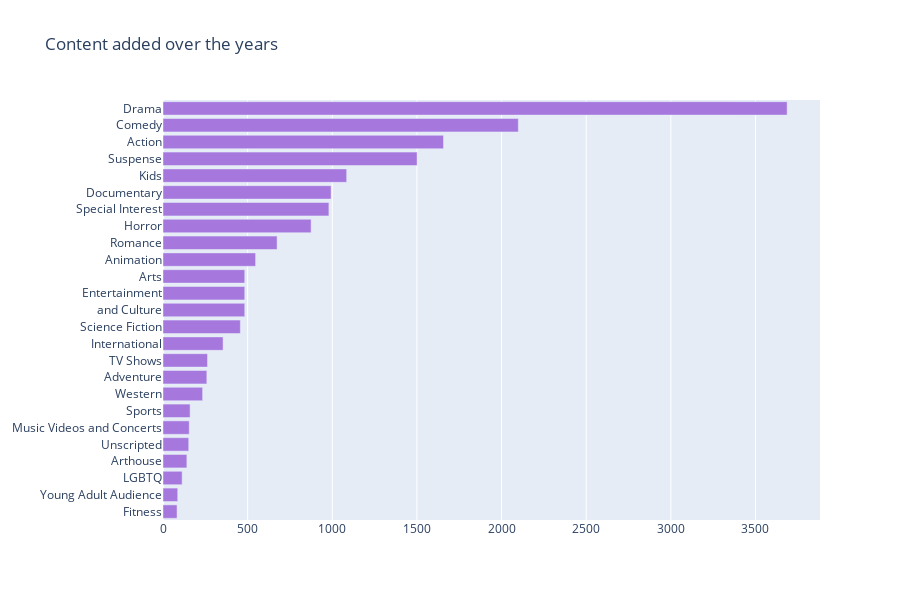

Write notebook code for a chart like this one.
### Markdown cell above
# Content of diffrent Genere added over the years

### Code cell
col = "listed_in"
categories = ", ".join(df_3['listed_in']).split(", ")
counter_list = Counter(categories).most_common(25)
labels = [_[0] for _ in counter_list][::-1]
values = [_[1] for _ in counter_list][::-1]
trace1 = go.Bar(y=labels, x=values, orientation="h", name="TV Shows", marker=dict(color="#a678de"))

data = [trace1]
layout = go.Layout(title="Content added over the years", height=600, legend=dict(x=0.1, y=1.1, orientation="h"))
fig = go.Figure(data, layout=layout)
fig.show()

### Figure 1 — Plotly figure (JSON) as saved in the notebook; plotly's stock layout.template omitted (floating-point values rounded to 4 significant figures)
{"data": [{"marker": {"color": "#a678de"}, "name": "TV Shows", "orientation": "h", "type": "bar", "x": [83, 87, 113, 141, 152, 155, 160, 234, 259, 263, 355, 457, 483, 483, 483, 547, 674, 875, 980, 993, 1085, 1501, 1657, 2099, 3687], "y": ["Fitness", "Young Adult Audience", "LGBTQ", "Arthouse", "Unscripted", "Music Videos and Concerts", "Sports", "Western", "Adventure", "TV Shows", "International", "Science Fiction", "and Culture", "Entertainment", "Arts", "Animation", "Romance", "Horror", "Special Interest", "Documentary", "Kids", "Suspense", "Action", "Comedy", "Drama"]}], "layout": {"height": 600, "legend": {"orientation": "h", "x": 0.1, "y": 1.1}, "title": {"text": "Content added over the years"}}}
